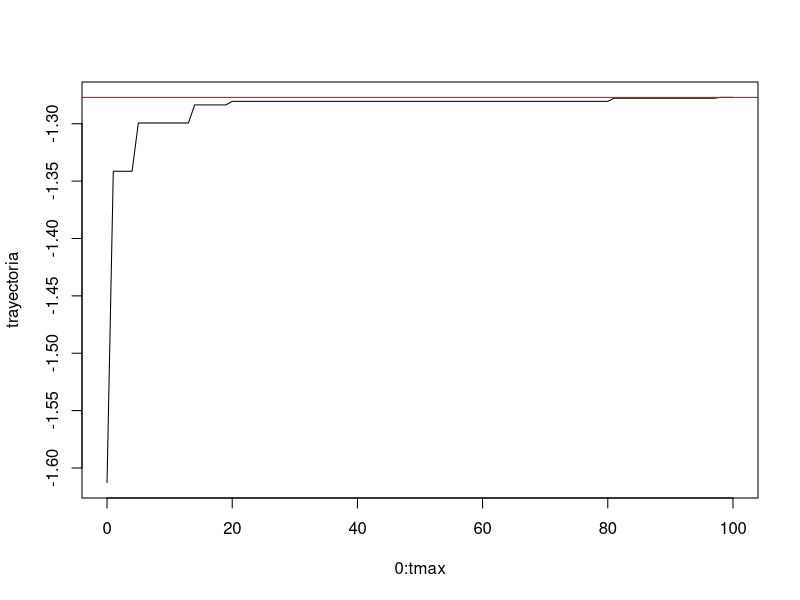

The R script that drew this image:
g <- function(x, y) { 
    return((((x + 0.5)^4 - 30 * x^2 - 20 * x + (y + 0.5)^4 - 30 * y^2 - 20 * y)/100) )
}
 
low <- -6
high <- 5
tmax <- 100
x <- runif(1, low, high)
y <- runif(1, low, high)
step <- 0.3
bestpos <- c(x, y)
bestval <- -g(x, y)
trayectoria = c(-bestval)
for (tiempo in 1:tmax) {
    d <- runif(1, 0, step)
    op = c(x - d, y, x + d, y, x, y - d, x, y + d)
    posibles = numeric() 
    for (i in 1:4) 
      posibles <- c(posibles, -g(op[2*i - 1], op[2*i]))
	mejor <- which.min(posibles)
    nuevo = posibles[mejor] 
    if (nuevo < bestval) { # minimizamos
        bestpos <- op[(2*mejor - 1) : 2*mejor]
        bestval <- nuevo
    }
    trayectoria <- c(trayectoria, -bestval)
}
png("prueba7.png", width=1000, height=300)
plot(0:tmax, trayectoria, type="l")
abline(h=-bestval, col="red")
graphics.off()
